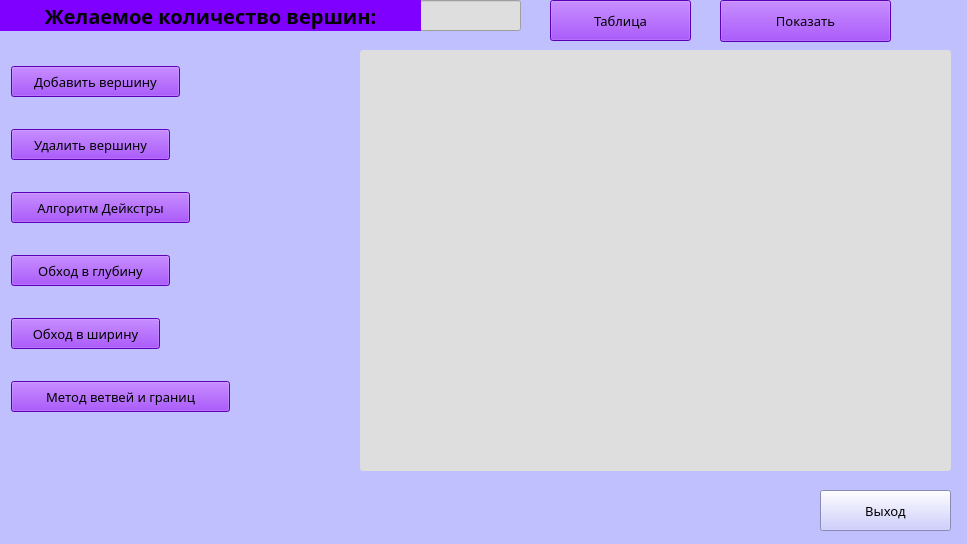
<?xml version="1.0" encoding="UTF-8"?>
<ui version="4.0">
 <class>MainWindow</class>
 <widget class="QMainWindow" name="MainWindow">
  <property name="geometry">
   <rect>
    <x>0</x>
    <y>0</y>
    <width>967</width>
    <height>544</height>
   </rect>
  </property>
  <property name="windowTitle">
   <string>MainWindow</string>
  </property>
  <property name="styleSheet">
   <string notr="true">background-color: rgb(192, 192, 255);</string>
  </property>
  <widget class="QWidget" name="centralwidget">
   <widget class="QLabel" name="Display">
    <property name="geometry">
     <rect>
      <x>0</x>
      <y>0</y>
      <width>421</width>
      <height>31</height>
     </rect>
    </property>
    <property name="font">
     <font>
      <family>Cascadia Mono</family>
      <pointsize>15</pointsize>
      <weight>75</weight>
      <bold>true</bold>
      <kerning>true</kerning>
     </font>
    </property>
    <property name="styleSheet">
     <string notr="true">background-color: rgb(128, 0, 255);
</string>
    </property>
    <property name="text">
     <string>Желаемое количество вершин:</string>
    </property>
    <property name="alignment">
     <set>Qt::AlignCenter</set>
    </property>
   </widget>
   <widget class="QTableWidget" name="LinksTable">
    <property name="geometry">
     <rect>
      <x>360</x>
      <y>50</y>
      <width>591</width>
      <height>421</height>
     </rect>
    </property>
    <property name="font">
     <font>
      <family>calibri</family>
      <pointsize>-1</pointsize>
      <weight>75</weight>
      <bold>true</bold>
     </font>
    </property>
    <property name="styleSheet">
     <string notr="true">background: #dedede;
border: solid 2px #94fa7f;
border-radius: 3px;
font-family: calibri;
font-size: 20px;
color:#3d3d3d;
font-weight: bold;
Alignment: center;</string>
    </property>
   </widget>
   <widget class="QPushButton" name="Create">
    <property name="geometry">
     <rect>
      <x>550</x>
      <y>0</y>
      <width>141</width>
      <height>41</height>
     </rect>
    </property>
    <property name="font">
     <font>
      <family>Cascadia Mono</family>
      <pointsize>10</pointsize>
      <weight>50</weight>
      <bold>false</bold>
     </font>
    </property>
    <property name="styleSheet">
     <string notr="true">background-color: rgb(128,0,255);</string>
    </property>
    <property name="text">
     <string>Таблица</string>
    </property>
   </widget>
   <widget class="QLineEdit" name="City">
    <property name="geometry">
     <rect>
      <x>420</x>
      <y>0</y>
      <width>101</width>
      <height>31</height>
     </rect>
    </property>
    <property name="font">
     <font>
      <family>Cascadia Mono</family>
      <pointsize>15</pointsize>
      <weight>75</weight>
      <bold>true</bold>
     </font>
    </property>
    <property name="styleSheet">
     <string notr="true">background: #dedede;</string>
    </property>
    <property name="text">
     <string/>
    </property>
    <property name="alignment">
     <set>Qt::AlignRight|Qt::AlignTrailing|Qt::AlignVCenter</set>
    </property>
   </widget>
   <widget class="QPushButton" name="Accept_2">
    <property name="geometry">
     <rect>
      <x>11</x>
      <y>129</y>
      <width>159</width>
      <height>31</height>
     </rect>
    </property>
    <property name="font">
     <font>
      <family>Cascadia Mono</family>
      <pointsize>10</pointsize>
      <weight>50</weight>
      <bold>false</bold>
     </font>
    </property>
    <property name="styleSheet">
     <string notr="true">background-color: rgb(128,0,255);</string>
    </property>
    <property name="text">
     <string>Удалить вершину</string>
    </property>
   </widget>
   <widget class="QPushButton" name="Accept">
    <property name="geometry">
     <rect>
      <x>11</x>
      <y>66</y>
      <width>169</width>
      <height>31</height>
     </rect>
    </property>
    <property name="font">
     <font>
      <family>Cascadia Mono</family>
      <pointsize>10</pointsize>
      <weight>50</weight>
      <bold>false</bold>
     </font>
    </property>
    <property name="styleSheet">
     <string notr="true">background-color: rgb(128,0,255);</string>
    </property>
    <property name="text">
     <string>Добавить вершину</string>
    </property>
   </widget>
   <widget class="QPushButton" name="Answer">
    <property name="geometry">
     <rect>
      <x>11</x>
      <y>381</y>
      <width>219</width>
      <height>31</height>
     </rect>
    </property>
    <property name="font">
     <font>
      <family>Cascadia Mono</family>
      <pointsize>10</pointsize>
      <weight>50</weight>
      <bold>false</bold>
     </font>
    </property>
    <property name="styleSheet">
     <string notr="true">background-color: rgb(128,0,255);</string>
    </property>
    <property name="text">
     <string>Метод ветвей и границ</string>
    </property>
   </widget>
   <widget class="QPushButton" name="Visual">
    <property name="enabled">
     <bool>true</bool>
    </property>
    <property name="geometry">
     <rect>
      <x>720</x>
      <y>0</y>
      <width>171</width>
      <height>42</height>
     </rect>
    </property>
    <property name="sizePolicy">
     <sizepolicy hsizetype="Minimum" vsizetype="Minimum">
      <horstretch>0</horstretch>
      <verstretch>0</verstretch>
     </sizepolicy>
    </property>
    <property name="font">
     <font>
      <family>Cascadia Mono</family>
      <pointsize>10</pointsize>
      <weight>50</weight>
      <bold>false</bold>
     </font>
    </property>
    <property name="styleSheet">
     <string notr="true">background-color: rgb(128,0,255);</string>
    </property>
    <property name="text">
     <string>Показать</string>
    </property>
   </widget>
   <widget class="QLabel" name="Fon">
    <property name="geometry">
     <rect>
      <x>6</x>
      <y>2</y>
      <width>971</width>
      <height>551</height>
     </rect>
    </property>
    <property name="text">
     <string/>
    </property>
    <property name="pixmap">
     <pixmap>../../Users/Полина/Pictures/Saved Pictures/0f7b88f6743955daa2ed6e6c31a91b3c.png</pixmap>
    </property>
   </widget>
   <widget class="QPushButton" name="depth">
    <property name="geometry">
     <rect>
      <x>11</x>
      <y>255</y>
      <width>159</width>
      <height>31</height>
     </rect>
    </property>
    <property name="font">
     <font>
      <family>Cascadia Mono</family>
      <pointsize>10</pointsize>
      <weight>50</weight>
      <bold>false</bold>
     </font>
    </property>
    <property name="styleSheet">
     <string notr="true">background-color: rgb(128,0,255);</string>
    </property>
    <property name="text">
     <string>Обход в глубину</string>
    </property>
   </widget>
   <widget class="QPushButton" name="width">
    <property name="geometry">
     <rect>
      <x>11</x>
      <y>318</y>
      <width>149</width>
      <height>31</height>
     </rect>
    </property>
    <property name="font">
     <font>
      <family>Cascadia Mono</family>
      <pointsize>10</pointsize>
      <weight>50</weight>
      <bold>false</bold>
     </font>
    </property>
    <property name="styleSheet">
     <string notr="true">background-color: rgb(128,0,255);</string>
    </property>
    <property name="text">
     <string>Обход в ширину</string>
    </property>
   </widget>
   <widget class="QPushButton" name="Deikstra">
    <property name="geometry">
     <rect>
      <x>11</x>
      <y>192</y>
      <width>179</width>
      <height>31</height>
     </rect>
    </property>
    <property name="font">
     <font>
      <family>Cascadia Mono</family>
      <pointsize>10</pointsize>
      <weight>50</weight>
      <bold>false</bold>
     </font>
    </property>
    <property name="styleSheet">
     <string notr="true">background-color: rgb(128,0,255);</string>
    </property>
    <property name="text">
     <string>Алгоритм Дейкстры</string>
    </property>
   </widget>
   <widget class="QPushButton" name="pushButton">
    <property name="geometry">
     <rect>
      <x>820</x>
      <y>490</y>
      <width>131</width>
      <height>41</height>
     </rect>
    </property>
    <property name="font">
     <font>
      <family>Cascadia Mono</family>
      <pointsize>10</pointsize>
     </font>
    </property>
    <property name="text">
     <string>Выход</string>
    </property>
   </widget>
   <zorder>Fon</zorder>
   <zorder>LinksTable</zorder>
   <zorder>Create</zorder>
   <zorder>City</zorder>
   <zorder>Accept_2</zorder>
   <zorder>Accept</zorder>
   <zorder>Answer</zorder>
   <zorder>Visual</zorder>
   <zorder>Display</zorder>
   <zorder>depth</zorder>
   <zorder>width</zorder>
   <zorder>Deikstra</zorder>
   <zorder>pushButton</zorder>
  </widget>
 </widget>
 <resources/>
 <connections/>
</ui>
